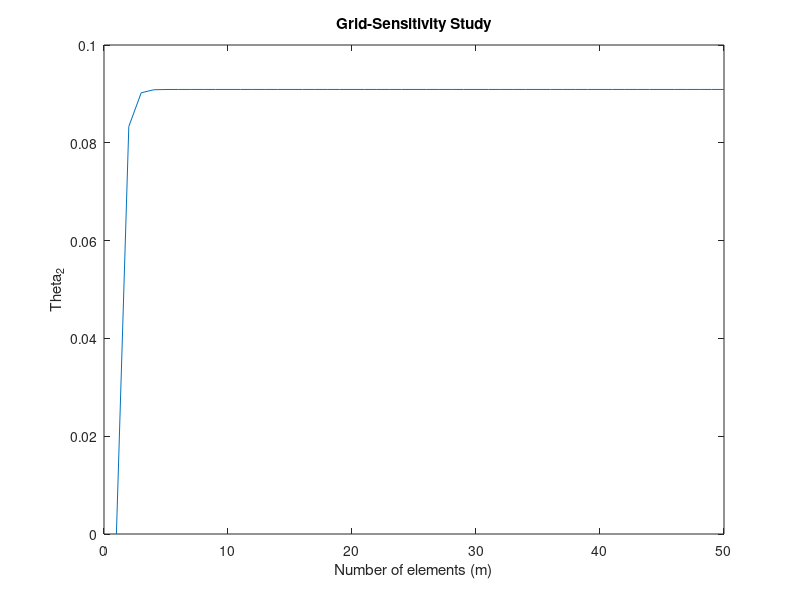
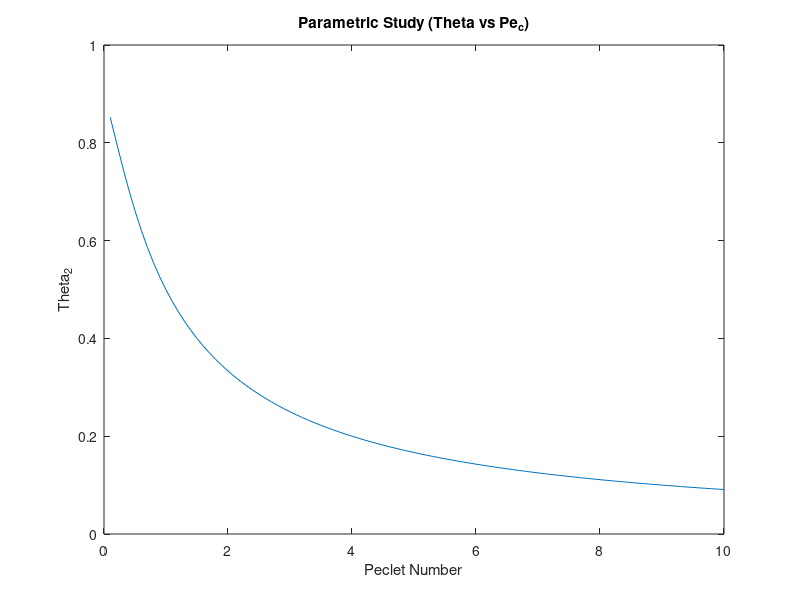

Recreate these plots in MATLAB, in order.
%Code to perform the grid Sensitivity Study
clear
L=1;
Pe_c=10;
m=1;
Theta_M=[];
Theta_P=[];
M=[];
P=[];
p=0.1;
j=1;
while(m<=50)
  Theta=zeros(1,m+1);
  Theta(1)=1;
  Theta(m+1)=0;
  D=(-(2+Pe_c))*ones(1,m);
  D(1)=1;
  A=(1+Pe_c)*ones(1,m);
  A(m)=0;
  A(1)=0;
  B=ones(1,m);
  B(1:2)=0;
  C=zeros(1,m);
  C(1)=1;
  C(2)=-1;
  for i=2:m
    w=B(i)/D(i-1);
    D(i)=D(i)-w*A(i-1);
    C(i)=C(i)-w*C(i-1);
  endfor
  Theta(m)=C(m)/D(m);
  for i=m-1:-1:1
    Theta(i)=(C(i)-A(i)*Theta(i+1))/D(i);
  endfor
  Theta_M(m)= Theta(2);
  M(m)=m;
  m+=1;
endwhile
while(p<=10)
  m=10;
  Pe_c=p;
  Theta=zeros(1,m+1);
  Theta(1)=1;
  Theta(m+1)=0;
  D=(-(2+Pe_c))*ones(1,m);
  D(1)=1;
  A=(1+Pe_c)*ones(1,m);
  A(m)=0;
  A(1)=0;
  B=ones(1,m);
  B(1:2)=0;
  C=zeros(1,m);
  C(1)=1;
  C(2)=-1;
  for i=2:m
    w=B(i)/D(i-1);
    D(i)=D(i)-w*A(i-1);
    C(i)=C(i)-w*C(i-1);
  endfor
  Theta(m)=C(m)/D(m);
  for i=m-1:-1:1
    Theta(i)=(C(i)-A(i)*Theta(i+1))/D(i);
  endfor
  Theta_P(j)= Theta(2);
  P(j)=p;
  p+=0.1;
  j+=1;
endwhile
figure(1)
plot(M,Theta_M)
xlabel("Number of elements (m)")
ylabel("Theta_2")
title("Grid-Sensitivity Study")
hold off
figure(2)
plot(P,Theta_P)
xlabel("Peclet Number")
ylabel("Theta_2")
title("Parametric Study (Theta vs Pe_c)")
saveas(1,"Grid_Sensitivity.png")
saveas(2,"Parmetric.png")
